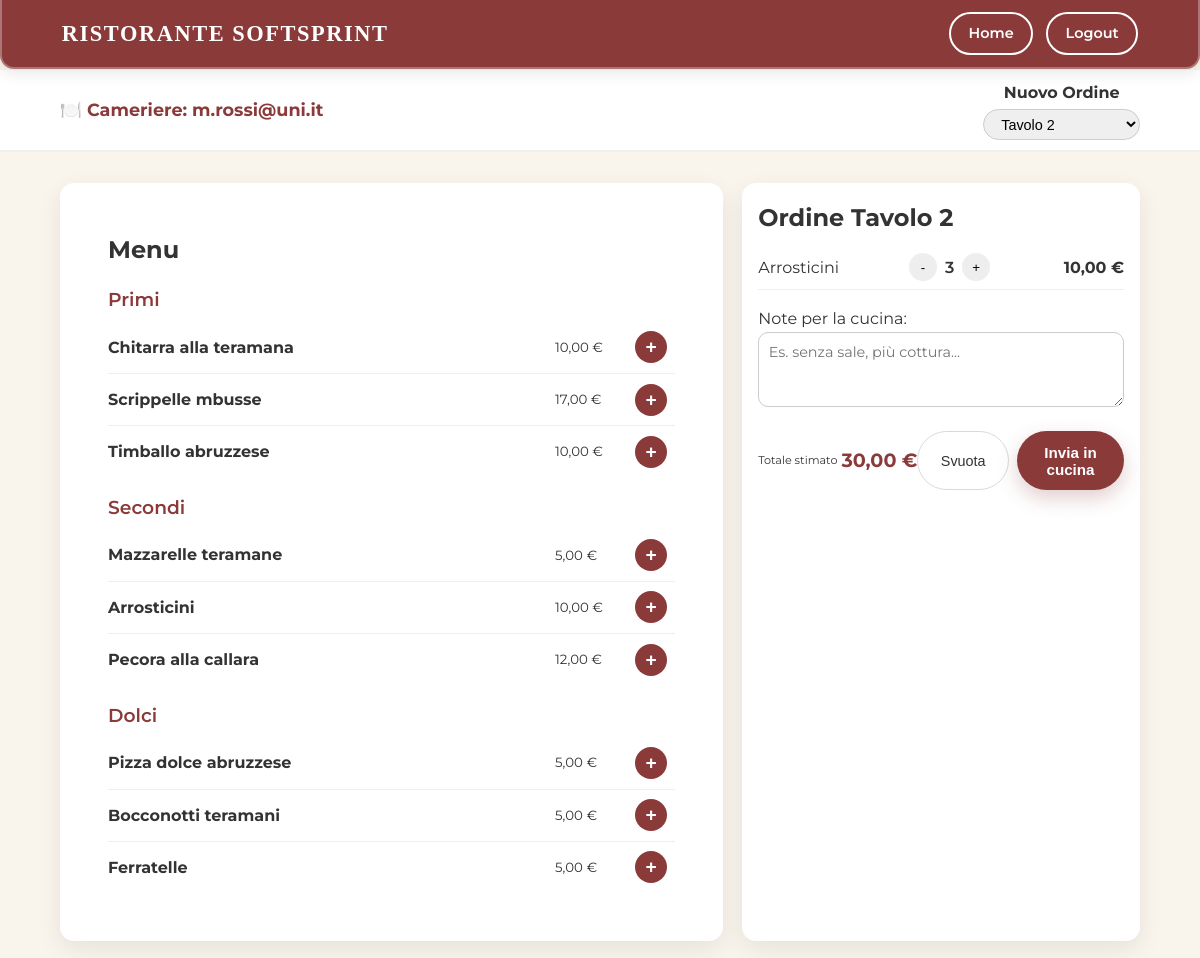
The page /public/cameriere.php?tavolo=2 (signed in) on the database as committed earlier.
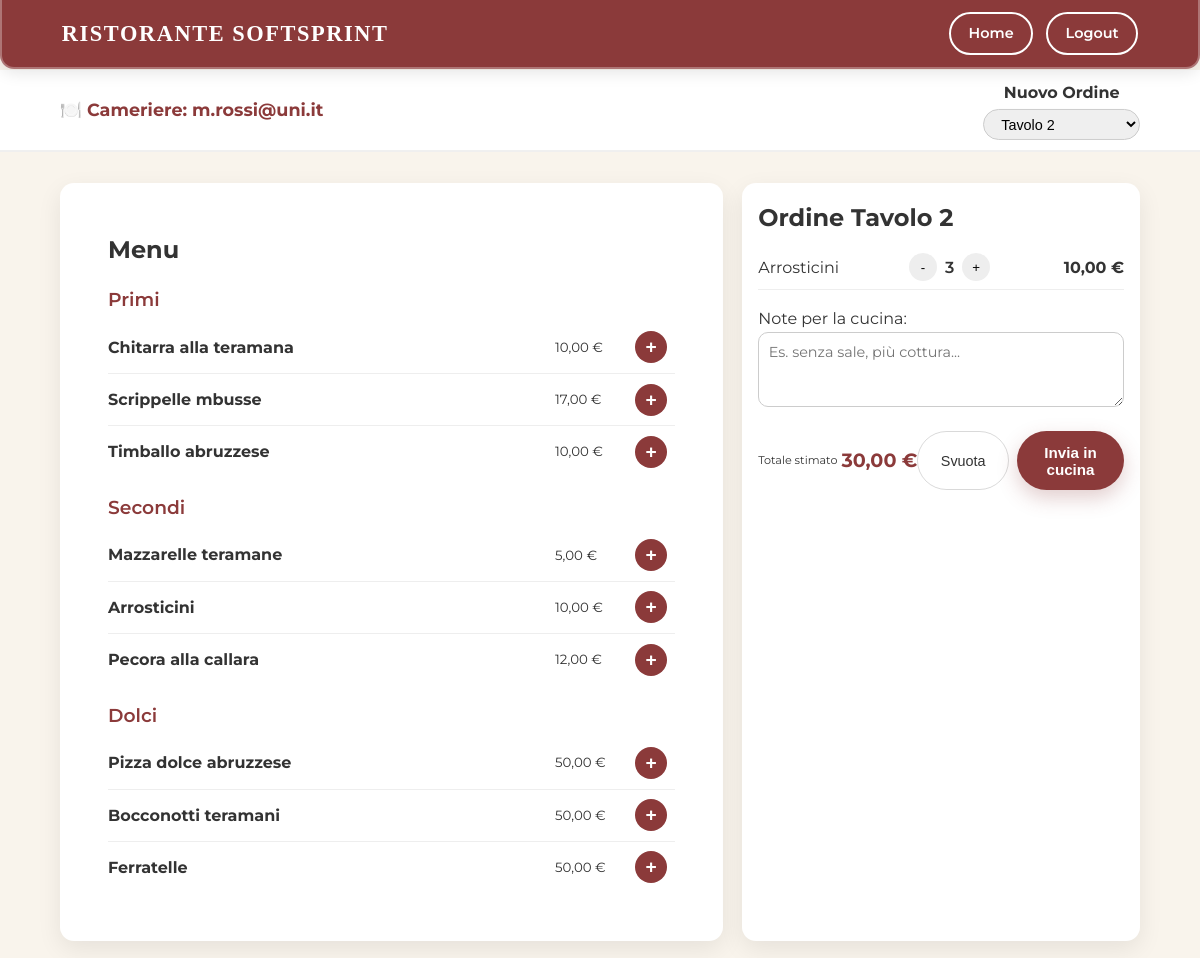
The same page on the database as committed later.
### tables this page shows
CREATE TABLE `piatto` (
  `id_piatto` int(11) NOT NULL,
  `nome` varchar(50) NOT NULL,
  `prezzo` decimal(5,0) NOT NULL,
  `categoria` varchar(255) DEFAULT NULL,
  `img` varchar(255) DEFAULT NULL,
  `descrizione` varchar(255) DEFAULT NULL
);

CREATE TABLE `ordine_piatto` (
  `id_ordine_piatto` int(11) NOT NULL,
  `id_ordine` int(11) NOT NULL,
  `id_piatto` int(11) NOT NULL,
  `quantita` int(11) NOT NULL
);

### php/includes/db.php (called while the page is built, shortened)
<?php
    function open(){
        $connDB = new mysqli(dbhost, dbuser, dbpass, db);
        return $connDB;
    }
?>

### php/class/Tavolo.php (called while the page is built, shortened)
<?php
require_once __DIR__ . "/../includes/db.php";
class Tavolo {
    private $db;
    public function __construct($db=null) {
        $this->db = $db ?? open();
    }
    public function getTavoli(): array {
        $query = "SELECT * FROM tavolo ORDER BY numero ASC";
        $req= $this->db->query($query);
        return $req->fetch_all(MYSQLI_ASSOC);
    }
}

### php/class/Piatto.php (called while the page is built, shortened)
<?php
require_once __DIR__ . "/../includes/db.php";
class Piatto {
    private $db;
    public function __construct() {
        $this->db = open();
    }
    public function getMenu(): array {
        $query = "SELECT * FROM piatto";
        $req= $this->db->query($query);
        return $req ->fetch_all(MYSQLI_ASSOC);
    }
}

### php/class/Ordine.php (called while the page is built, shortened)
<?php
require_once __DIR__ . "/../includes/db.php";
require_once "OrdinePiatto.php";
class Ordine {
    private $db;
    private $ordinePiatto;
    public function __construct($db = null, $ordinePiatto = null) {
        $this->db =$db ?? open();
        $this->ordinePiatto = $ordinePiatto ?: new OrdinePiatto();
    }
    public function getPiattiDaOrdine(int $idTavolo): array {
        $sql = "SELECT id_ordine FROM ordine WHERE id_tavolo = ?  ORDER BY data_ora DESC LIMIT 1";
        $stmt = $this->db->prepare($sql);
        $stmt->bind_param("i", $idTavolo);
        $stmt->execute();
        $result = $stmt->get_result();
        $row = $result->fetch_assoc();
        return $this->ordinePiatto->getPiatti($row['id_ordine']);
    }
}

### php/class/OrdinePiatto.php (called while the page is built, shortened)
<?php
require_once __DIR__ . "/../includes/db.php";
class OrdinePiatto {
    private $db;
    public function __construct() {
        $this->db = open();
    }
    public function getPiatti(int $idOrdine): array {
        $sql = "SELECT p.id_piatto, p.nome, p.prezzo, op.quantita
                FROM ordine_piatto op
                JOIN piatto p ON op.id_piatto = p.id_piatto
                WHERE op.id_ordine = ?";
        $stmt = $this->db->prepare($sql);
        $stmt->bind_param("i", $idOrdine);
        $stmt->execute();
        $result = $stmt->get_result();
        $piatti = $result->fetch_all(MYSQLI_ASSOC);
        return $piatti;
    }
}

### public/cameriere.php (the view, shortened to what this page needs)
<?php
require_once "../php/includes/header.php";
require_once "../php/class/Ordine.php";
require_once "../php/class/Tavolo.php";
require_once "../php/class/Piatto.php";
$header = new Header();
$id_tavolo = isset($_GET['tavolo']) ? intval($_GET['tavolo']) : 0;
$tavoloObj = new Tavolo();
$listaTavoli = $tavoloObj->getTavoli();
$piattoObj = new Piatto();
$menu = $piattoObj->getMenu();
$piattiPerCategoria = [];
foreach ($menu as $p) {
    $piattiPerCategoria[$p['categoria']][] = $p;
}
$ordine = new Ordine();
$piattiOrdine = $ordine->getPiattiDaOrdine($id_tavolo);
?>
<?php echo $header->render('user'); ?>
<header class="waiter-topbar">
    <div class="container topbar-inner">
        <strong class="cameriere-title">🍽️ Cameriere: <?= htmlspecialchars($_SESSION['email']); ?></strong>
        <div class="topbar-center">
            <strong>Nuovo Ordine</strong><br>
            <select id="select-tavolo" onchange="vaiAlTavolo(this)">
                <?php foreach ($listaTavoli as $t): ?>
                    <option value="<?= $t['id_tavolo'] ?>" <?= $id_tavolo == $t['id_tavolo'] ? 'selected' : '' ?>>
                        Tavolo <?= htmlspecialchars($t['numero']); ?>
                    </option>
                <?php endforeach; ?>
            </select>
        </div>
    </div>
</header>
<main class="container waiter-layout">
<section class="menu-panel">
    <h2>Menu</h2>
    <?php foreach ($piattiPerCategoria as $categoria => $piatti): ?>
        <div class="menu-category">
            <h3><?= htmlspecialchars($categoria) ?></h3>
            <ul>
                <?php foreach ($piatti as $p):
                    $id = intval($p['id_piatto']);
                    $price = floatval($p['prezzo']);
                    $title = htmlspecialchars($p['nome'], ENT_QUOTES);
                ?>
                <li class="dish" data-id="<?= $id ?>" data-price="<?= $price ?>" data-title="<?= $title ?>">
                    <strong><?= $title ?></strong>
                    <small><?= number_format($price, 2, ',', '') ?> €</small>
                    <button class="dish-add">+</button>
                </li>
                <?php endforeach; ?>
            </ul>
        </div>
    <?php endforeach; ?>
</section>
<aside class="order-panel">
<header class="order-header">
    <h2 id="ordine-titolo">Ordine Tavolo <?= $id_tavolo > 0 ? $id_tavolo : '' ?></h2>
</header>
<ul class="order-items" id="order-items">
<?php if (!empty($piattiOrdine)): ?>
    <?php foreach ($piattiOrdine as $p):
        $id = $p['id_piatto'];
        $price = $p['prezzo'];
        $title = $p['nome'];
        $qty = $p['quantita'];
    ?>
    <li class="order-item" data-id="<?= $id ?>" data-price="<?= $price ?>">
        <span class="order-item-name"><?= htmlspecialchars($title, ENT_QUOTES) ?></span>
        <div class="qty-controls">
            <button class="qty-minus">-</button>
            <span class="qty"><?= $qty ?></span>
            <button class="qty-plus">+</button>
        </div>
        <strong class="order-item-price"><?= number_format($price, 2, ',', '') ?> €</strong>
    </li>
    <?php endforeach; ?>
<?php endif; ?>
</ul>
<div>
    <label for="note-cucina">Note per la cucina:</label>
    <textarea id="note-cucina" rows="3" placeholder="Es. senza sale, più cottura..."></textarea>
</div>
<div class="order-footer">
    <div class="order-total">
        <span>Totale stimato</span>
        <strong id="order-total">0 €</strong>
    </div>
    <div class="order-actions">
        <button class="btn-secondary" id="btn-svuota">Svuota</button>
        <button class="btn-primary" id="btn-invia">Invia in cucina</button>
    </div>
</div>
</aside>
</main>
</body>
</html>

### php/includes/header.php (shortened to what this page needs)
<?php
class Header
{
    public function render($type = 'guest')
    {
        return '
                <!DOCTYPE html>
                <html lang="it">
                <head>
                    <meta charset="UTF-8" />
                    <title>Ristorante di Softsprint</title>
                    <meta name="viewport" content="width=device-width, initial-scale=1.0" />
                    <link href="https://fonts.googleapis.com/css2?family=Playfair+Display:wght@500;700&family=Montserrat:wght@300;400;600&display=swap" rel="stylesheet">
                    <link rel="stylesheet" href="../css/style.css">
                    <script src="../js/main.js"></script>
                </head>
                <body>' . $this->buildHeader($type) ;
    }
    private function buildHeader($type)
    {
        $buttons = $this->getButtons($type);
        return '
        <header class="navbar">
            <div class="container navbar-inner">
                <div class="logo">Ristorante Softsprint</div>
                <nav class="nav-links"></nav>
                <div class="nav-right-buttons">
                    ' . $buttons . '
                </div>
            </div>
        </header>
        ';
    }
    private function getButtons($type)
    {
        switch ($type) {
            case "user":
                return '
                    <a href="../index.php" class="nav-cta">Home</a>
                    <a href="./logout.php" class="nav-cta">Logout</a>
                ';
        }
    }
}
?>

Rows that differ between the two databases and show on the page:
changed piatto "Pizza dolce abruzzese": prezzo "5,00" → "50,00"
changed piatto "Bocconotti teramani": prezzo "5,00" → "50,00"
changed piatto "Ferratelle": prezzo "5,00" → "50,00"
